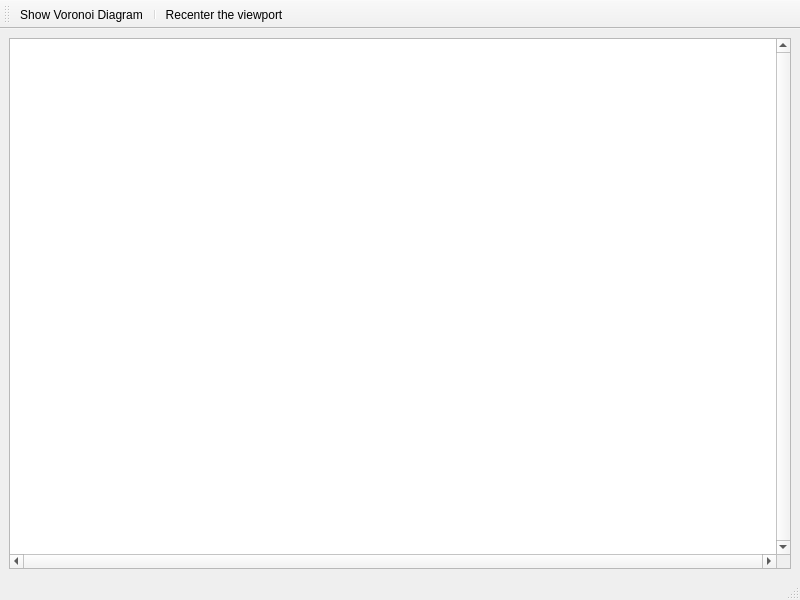
<ui version="4.0" >
	<author>GeometryFactory</author>
	<class>Delaunay_triangulation_2</class>
	<widget class="QMainWindow" name="Delaunay_triangulation_2" >
		  <property name="geometry" >
			   <rect>
			    <x>0</x>
			    <y>0</y>
			    <width>800</width>
			    <height>600</height>
			   </rect>
		  </property>
		  <property name="windowTitle" >
			<string>CGAL Delaunay Triangulation</string>
		  </property>
		  <property name="windowIcon" >
			<iconset resource="../resources/CGAL.qrc" >
			<normaloff>:/cgal/logos/cgal_icon</normaloff>:/cgal/logos/cgal_icon</iconset>
		  </property>
		  <widget class="QWidget" name="centralwidget" >
			   <layout class="QGridLayout" >
				    <item row="0" column="0" >
					     <widget class="QGraphicsView" name="graphicsView" >
						      <property name="focusPolicy" >
						      	<enum>Qt::StrongFocus</enum>
						      </property>
						      <property name="verticalScrollBarPolicy" >
						      	<enum>Qt::ScrollBarAlwaysOn</enum>
						      </property>
						      <property name="horizontalScrollBarPolicy" >
						      	<enum>Qt::ScrollBarAlwaysOn</enum>
						      </property>
						      <property name="transformationAnchor" >
						      	<enum>QGraphicsView::NoAnchor</enum>
						      </property>
					     </widget>
				    </item>
			   </layout>
		</widget>
		<widget class="QStatusBar" name="statusbar" />
		<widget class="QToolBar" name="toolBar" >
			<property name="windowTitle" >
				<string>Visualization Tools</string>
			</property>
			<attribute name="toolBarArea" >
				<enum>TopToolBarArea</enum>
			</attribute>
			<attribute name="toolBarBreak" >
				<bool>false</bool>
			</attribute>
			<addaction name="actionShowVoronoi" />
			<addaction name="separator" />
			<addaction name="actionRecenter" />
		</widget>
	  <action name="actionShowVoronoi" >
	   <property name="checkable" >
	    <bool>true</bool>
	   </property>
	   <property name="checked" >
	    <bool>false</bool>
	   </property>
	   <property name="icon" >
	    <iconset resource="../icons/Triangulation_2.qrc" >
	     <normaloff>:/cgal/Triangulation_2/Voronoi_diagram_2.png</normaloff>:/cgal/Triangulation_2/Voronoi_diagram_2.png</iconset>
	   </property>
	   <property name="text" >
	    <string>Show &amp;Voronoi Diagram</string>
	   </property>
	   <property name="shortcut" >
	    <string>Ctrl+V</string>
	   </property>
	  </action>
  <action name="actionRecenter" >
   <property name="icon" >
    <iconset resource="../icons/Input.qrc" >
     <normaloff>:/cgal/Input/zoom-best-fit</normaloff>:/cgal/Input/zoom-best-fit</iconset>
   </property>
   <property name="text" >
    <string>Re&amp;center the viewport</string>
   </property>
   <property name="shortcut" >
    <string>Ctrl+R</string>
   </property>
  </action>
 </widget>
 <resources>
  <include location="Delaunay_triangulation_2.qrc" />
  <include location="../icons/File.qrc" />
  <include location="../resources/CGAL.qrc" />
  <include location="../icons/Triangulation_2.qrc" />
  <include location="../icons/Input.qrc" />
 </resources>
 <connections/>
</ui>
